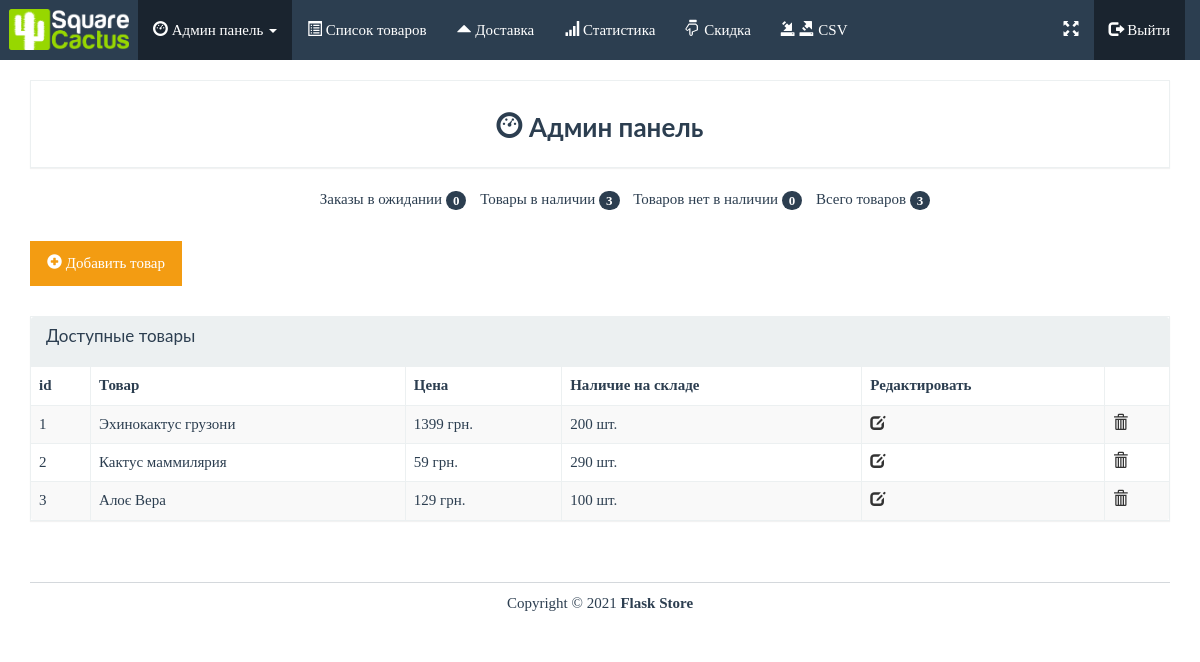
The app's page /admin/list-products (signed in), older data.
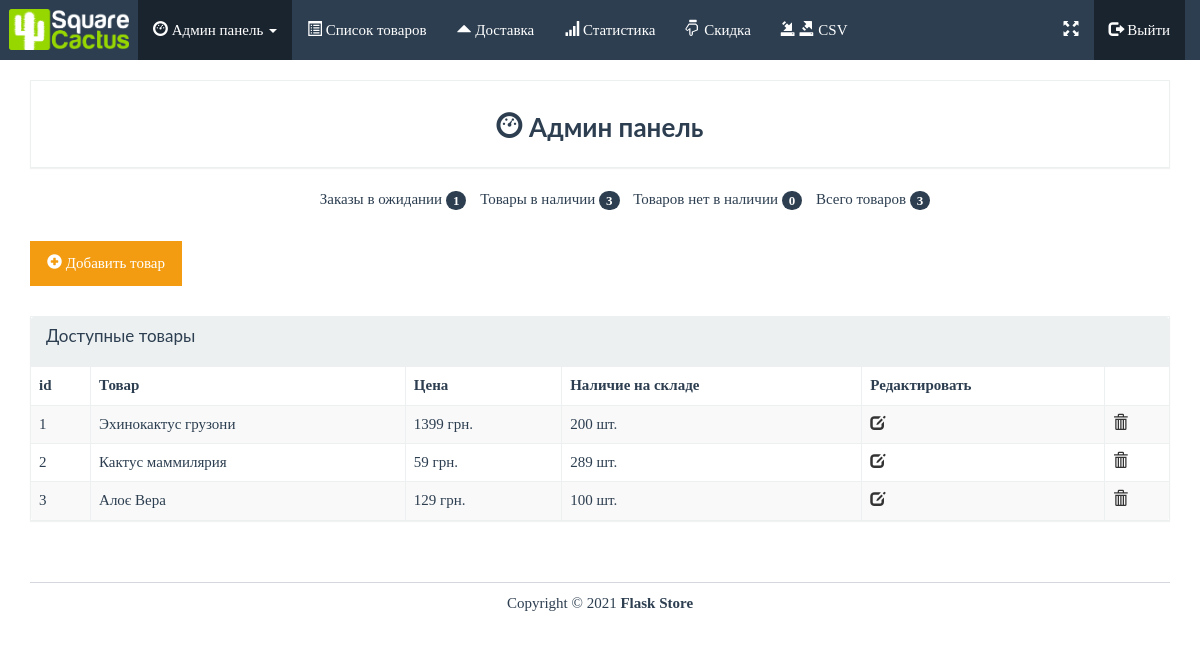
The same page, newer data.
### app.py (models this page shows, shortened)
class Product(db.Model):
    id = db.Column(db.Integer, primary_key=True)
    name = db.Column(db.String(50), unique=True)
    price = db.Column(db.Integer)
    stock = db.Column(db.Integer)
    slug = db.Column(db.String(140), unique=True)
    description = db.Column(db.String(500))
    image = db.Column(db.String(100), nullable=True)
    image2 = db.Column(db.String(100), nullable=True)
    image3 = db.Column(db.String(100), nullable=True)
    image4 = db.Column(db.String(100), nullable=True)
    order = db.relationship('Order_Item', backref='product', lazy=True)

### app.py (the view)
@app.route('/admin/list-products')
@login_required
def list_products():
    products = Product.query.all()
    products_in_stock = Product.query.filter(Product.stock > 0).count()
    orders = Order.query.all()
    count_cart = check_count()
    return render_template('admin/list_products.html', admin=True, count_cart=count_cart, products=products, products_in_stock=products_in_stock, orders=orders)

### app.py (called while the page is built)
def check_count():
    count_cart = 0
    if 'cart' in session:
        for item in session['cart']:
            quantity = int(item['quantity'])
            count_cart += quantity
    else:
        count_cart = 0
    return count_cart

### templates/admin/list_products.html (shortened to what this page needs)
{% extends "base.html" %}
{% block body %}
<div class="row pad">
	<div class="col-lg-12">
		<div class="panel panel-default">
			<div class="panel-body text-center">
				<h3 class="bold"><i class="glyphicon glyphicon-dashboard"></i> Админ панель</h3>
			</div>
		</div>
	</div>
	<div class="col-lg-12">
		<ul class="summary">
			<li class="">Заказы в ожидании <span class="badge">{{ orders|length }}</span></li>
			<li class="">Товары в наличии <span class="badge">{{ products_in_stock }}</span></li>
			<li class="">Товаров нет в наличии <span class="badge">{{ products|length - products_in_stock }}</span></li>
			<li class="">Всего товаров <span class="badge">{{ products|length }}</span></li>
		</ul>
	</div>
</div>
<div class="row pad">
	<div class="col-lg-12 pad">
     <a href="{{ url_for('add') }}" class="btn btn-warning" style="margin-bottom: 30px;"><i class="glyphicon glyphicon-plus-sign"></i> Добавить товар</a>
		<div class="panel panel-default">
			<div class="panel-heading">
				<h3 class="panel-title">Доступные товары</h3>
			</div>
			<div class="table-responsive">
				<table class="table table-striped table-bordered">
					<thead>
						<tr>
                            <th>id</th><th>Товар</th><th>Цена</th><th>Наличие на складе</th><th>Редактировать</th><th></th>
						</tr>
					</thead>
					<tbody>
						{% for product in products %}
                        <tr>
							<td>{{ product.id }}</td>
							<td>{{ product.name }}</td>
							<td>{{ product.price}} грн.</td>
							<td>{{ product.stock}} шт.</td>
                            <td><a href="{{ url_for('edit_product', id=product.id) }}"><i class="glyphicon glyphicon-edit "></i></a></td>
                            <td><a href="{{ url_for('remove_product', id=product.id) }}"><i class="glyphicon glyphicon-trash "></i></a></td>
						</tr>
                        {% endfor %}
					</tbody>
				</table>
			</div>
		</div>
	</div>
</div>
{% endblock %}

### templates/base.html (shortened to what this page needs)
<!DOCTYPE html>
<html lang="en">
    <head>
        <link rel="stylesheet" href="{{ url_for('static', filename='bs/css/flatly.min.css') }}" />
        <link rel="stylesheet" href="{{ url_for('static', filename='css/styles.css') }}" />
        <link rel="stylesheet" href="https://cdn.datatables.net/1.10.25/css/jquery.dataTables.min.css">
        <link rel="stylesheet" href="https://cdn.datatables.net/buttons/1.7.1/css/buttons.dataTables.min.css">
        <link rel="stylesheet" href="https://cdnjs.cloudflare.com/ajax/libs/font-awesome/4.7.0/css/font-awesome.min.css">
        <link rel="stylesheet" href="https://cdnjs.cloudflare.com/ajax/libs/fancybox/3.5.7/jquery.fancybox.css">
    </head>
    <body>
        {% if admin %}
        <nav class="navbar navbar-default navbar-fixed-top" role="navigation">
            <div class="container-fluid">
                <div class="navbar-header">
                    <a class="navbar-brand" href="{{url_for('index')}}"><img src="{{ url_for('static', filename='imgs/logo.png') }}" alt="logo" width="120"></a>
                </div>
                <div class="collapse navbar-collapse navbar-ex1-collapse">
                    <ul class="nav navbar-nav">
                        <li class="active dropdown">
                            <a href="{{ url_for('admin') }}" class="dropdown-toggle" data-toggle="dropdown"><i class="glyphicon glyphicon-dashboard"></i> Админ панель <b class="caret"></b></a>
                        </li>
                        <li>
                            <a href="{{ url_for('list_products') }}"><i class="glyphicon glyphicon-list-alt"></i> Список товаров</a>
                             </li>
                        <li><a href="{{ url_for('edit_shipping') }}"><i class="glyphicon glyphicon-triangle-top"></i> Доставка</a></li>
                        <li><a href="{{ url_for('statistic') }}"><i class="glyphicon glyphicon-signal"></i> Статистика</a></li>
                        <li><a href="#"><i class="glyphicon glyphicon-hand-down"></i> Скидка</a></li>
                        <li><a href="{{url_for('impexp')}}" title="Импорт, экспорт каталога"><i class="glyphicon glyphicon-import"></i> <i class="glyphicon glyphicon-export"></i> CSV</a></li>
                    </ul>
                    <ul class="nav navbar-nav" style="float: right;">
                        <li>
                            <a href="{{ url_for('index') }}" target="_blank" title="Показать сайт"><i class="glyphicon glyphicon-fullscreen"></i></a>
                        </li>
                        <li class="active">
                            <a href="/logout"><i class="glyphicon glyphicon-log-out"></i> Выйти</a>
                          </li>
                      </ul>
                </div>
            </div>
        </nav>
        {% endif %}
        <div class="container" id="page">
        {% block body %}{% endblock %}
            <footer>
                <div class="row pad">
                    <div class="col-lg-12 text-center">
                        Copyright &copy; 2021 <strong>Flask Store</strong>
                    </div>
                </div>
            </footer>
        </div>
    </body>
</html>

### static/css/styles.css (style rules this page uses)
body { font-family: Ubuntu, verdana, georgia, serif, sans-serif; }
.navbar-brand { padding: 9px; }
a, a:hover, a:active, a:focus, a:visited { text-decoration: none; }
.bold { font-weight: bolder !important; }
table { width: 100%; }
div.panel, .btn, .navbar { border-radius: 0; }
footer { margin-top: 40px; margin-bottom: 20px; }
.pad { margin-top: 10px !important; }
div.panel-body { padding-top: 10px; }
.panel-title { margin-bottom: 10px; }
body > nav { border-radius: 0 !important; }
#page { padding-top: 70px; }
ul.summary { list-style-type: none; text-align: center; }
ul.summary > li { display: inline-block; padding-left: 10px; }
footer { border-top: 1px solid rgba(44, 62, 80, .2); }
table a:not(.btn), .table a:not(.btn) { text-decoration: none; }
table a:not(.btn), .table a:not(.btn) { text-decoration: none; color: #333; }
.active { border:none!important; }

Row changes from the older to the newer data that the page shows:
changed Product "Кактус маммилярия": stock "290" → "289"
Text that changed along with them:
{{ orders|length }}: "0" → "1"
